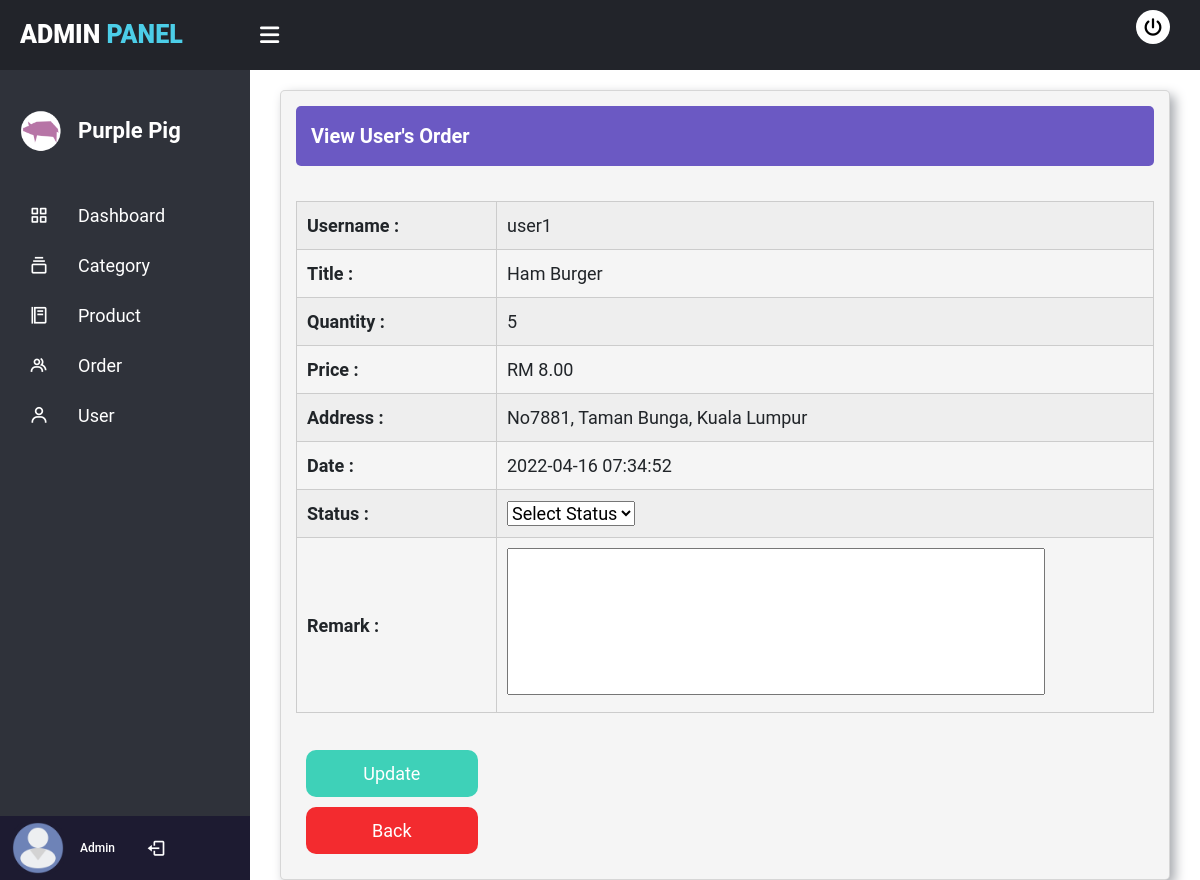
The app's page /admin/view-order.php?user_upd=1 with its own data.
### tables this page shows
CREATE TABLE `users` (
  `user_id` int(255) NOT NULL,
  `fname` varchar(255) NOT NULL,
  `username` varchar(255) NOT NULL,
  `password` varchar(255) NOT NULL,
  `email` varchar(255) NOT NULL,
  `contact` varchar(255) NOT NULL,
  `address` text NOT NULL
);

CREATE TABLE `users_orders` (
  `o_id` int(255) NOT NULL,
  `u_id` int(255) NOT NULL,
  `title` varchar(255) NOT NULL,
  `quantity` int(255) NOT NULL,
  `price` decimal(10,2) NOT NULL,
  `status` varchar(255) DEFAULT NULL,
  `date` timestamp NOT NULL DEFAULT current_timestamp(),
  `remark` text NOT NULL
);

### admin/view-order.php (the view, shortened to what this page needs)
<!doctype html>
<html>
<head>
	<link rel="stylesheet" href="css/style.css">
	<link href='https://unpkg.com/boxicons@2.1.2/css/boxicons.min.css' rel='stylesheet'>
	<link rel="stylesheet" href="https://cdnjs.cloudflare.com/ajax/libs/font-awesome/5.12.1/css/all.min.css">
    <link href="https://cdn.jsdelivr.net/npm/bootstrap@5.1.3/dist/css/bootstrap.min.css" rel="stylesheet">
</head>
<body>
		<?php include("partial/category-nav.php"); ?>
	<div class="content">
	       <div class="card">
			   <div class="card-title">View User's Order</div>
			   <form action="" method="POST" autocomplete="off" enctype="multipart/form-data">
		<table>
			 <?php
			$sql="SELECT users.*, users_orders.* FROM users INNER JOIN users_orders ON users.user_id=users_orders.u_id where o_id='".$_GET['user_upd']."'";
			$query=mysqli_query($db,$sql);
			$rows=mysqli_fetch_array($query);
			?>
			<tr>
				<td style="width: 200px;"><strong>Username :</strong></td>
				<td><?php echo $rows['username']; ?></td>
			</tr>
			<tr>
				<td style="width: 200px;"><strong>Title :</strong></td>
				<td><?php echo $rows['title']; ?></td>
			</tr>
			<tr>
				<td style="width: 200px;"><strong>Quantity :</strong></td>
				<td><?php echo $rows['quantity']; ?></td>
			</tr>
			<tr>
				<td style="width: 200px;"><strong>Price :</strong></td>
				<td>RM <?php echo $rows['price']; ?></td>
			</tr>
			<tr>
				<td style="width: 200px;"><strong>Address :</strong></td>
				<td><?php echo $rows['address']; ?></td>
			</tr>
			<tr>
				<td style="width: 200px;"><strong>Date :</strong></td>
				<td><?php echo $rows['date']; ?></td>
			</tr>
			<tr>
				<td style="width: 200px;"><strong>Status :</strong></td>
				<td>
					<select name="status">
						<option value="">Select Status</option>
       				</select>
          		</td>
			</tr>
			<tr>
				<td style="width: 200px;"><strong>Remark :</strong></td>
				<td>
					<textarea cols="50" rows="5" name="remark"><?php echo $rows['remark']; ?></textarea>
          		</td>
			</tr>
		</table>
				   <button name="update" class="btn-save">Update</button>
		</form>
			   <a href="AdminOrder.php"><button class="btn-cancel">Back</button></a>
		</div>
  </div>
</body>
</html>

### admin/css/style.css (style rules this page uses)
* { margin: 0; padding: 0; list-style: none; text-decoration: none; box-sizing: border-box; font-family: "Roboto", sans-serif; }
body { margin: 0; padding: 0; font-family: "Roboto", sans-serif; }
.content { width: calc(100% - 250px); margin-top: 60px; padding: 20px; margin-left: 250px; background-position: center; background-size: cover; height: 100vh; transition: 0.5s; background-color: #fff; }
.content .card { background-color:whitesmoke; padding: 15px; margin: 10px; border-radius: 5px; box-shadow: 5px 5px 12px #a7aaaf; }
.content .card .card-title { background:#6B59C3; padding: 15px; margin-bottom: 30px; border-radius: 5px; color: white; font-weight: 600; font-size: 20px; }
.btn-save { width: 20%; padding: 10px; text-align: center; border: none; background: #3ED1B8; outline: none; border-radius: 10px; font-size: 18px; color: #FFF; cursor: pointer; transition: .3s; margin-left: 10px; margin-top: -15px; }
.btn-cancel { width: 20%; padding: 10px; text-align: center; border: none; background: #F32B2F; outline: none; border-radius: 10px; font-size: 18px; color: #FFF; cursor: pointer; transition: .3s; margin-top: 10px; margin-left: 10px; margin-bottom: 10px; }

### admin/view-order.php (style rules this page uses)
table { width: 100%; border-collapse: collapse; margin: auto; margin-top:5px; margin-bottom: 50px; }
tr:nth-of-type(odd) { background: #eee; }
td, th { padding: 10px; border: 1px solid #ccc; font-size: 18px; }
textarea { resize: none; padding: 5px; }

### admin/partial/category-nav.php (style rules this page uses)
* { margin: 0; padding: 0; list-style: none; text-decoration: none; box-sizing: border-box; font-family: "Roboto", sans-serif; }
body { margin: 0; padding: 0; font-family: "Roboto", sans-serif; }
.content { width: calc(100% - 250px); margin-top: 60px; padding: 20px; margin-left: 250px; background-position: center; background-size: cover; height: 100vh; transition: 0.5s; background-color: #fff; }

### records on screen
users: username "user1", users_orders.title "Ham Burger", users_orders.quantity "5", users_orders.price "8.00", address "No7881, Taman Bunga, Kuala Lumpur", users_orders.date "2022-04-16 07:34:52"
